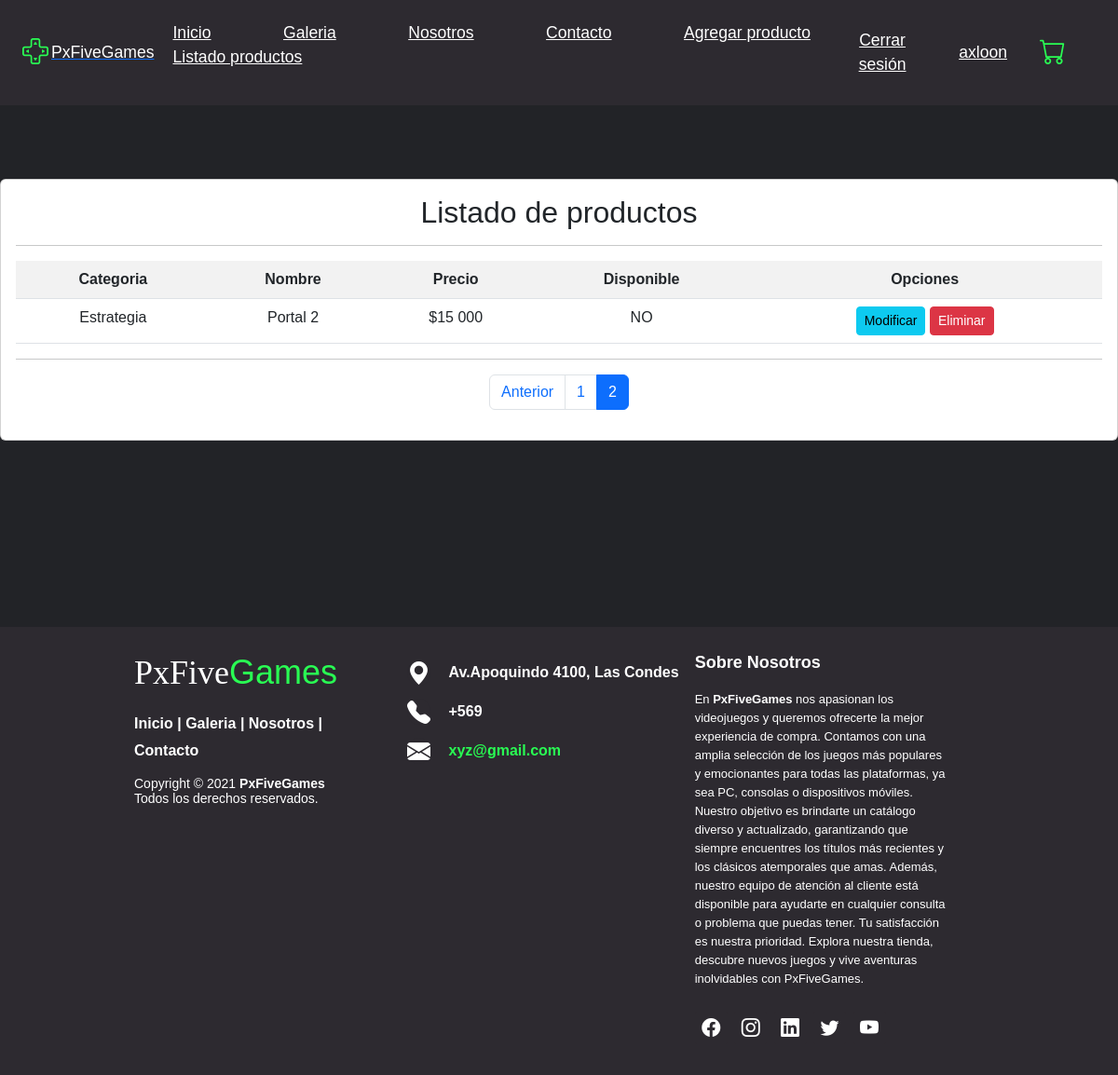
Page /listar-producto/?page=2 (signed in) on the committed database.
### pxfivegames/models.py (models this page shows, shortened)
class Producto(models.Model):
    nombre = models.CharField(max_length=50)
    descripcion = models.TextField()
    disponible = models.BooleanField()
    precio = models.IntegerField()
    categoria = models.ForeignKey(Categoria, on_delete=models.PROTECT)
    imagen = models.ImageField(upload_to="productos", null=True)

class Categoria(models.Model):
    nombre = models.CharField(max_length=50)
    def __str__(self):
        return self.nombre

### pxfivegames/views.py (the view)
# urls.py: path('listar-producto/', listar_productos, name="listar_productos"),
def listar_productos(request):
    productos = Producto.objects.all()
    page = request.GET.get('page', 1)
    try:
        paginator = Paginator(productos, 5)
        productos = paginator.page(page)
    except:
        raise Http404
    data = {
        'entity': productos,
        'paginator': paginator
    }
    return render(request, 'pxfivegames/producto/listar.html', data)

### pxfivegames/templates/pxfivegames/producto/listar.html (shortened to what this page needs)
{% extends 'pxfivegames/base.html' %}
{% block contenido %}
{% load humanize %}
<br>
<br>
<br>
<div class="card">
    <div class="card-body">
        <h2>Listado de productos</h2>
        <hr>
        <table class="table table-striped table-hover table-responsive-sm">
            <tr>
                <th>Categoria</th>
                <th>Nombre</th>
                <th>Precio</th>
                <th>Disponible</th>
                <th>Opciones</th>
            </tr>
            {% for p in entity %}
            <tr>
                <td>{{ p.categoria | capfirst }}</td>
                <td>{{ p.nombre | title }}</td>
                <td>${{ p.precio | intcomma }}</td>
                <td>
                    {% if p.disponible %}
                    SI
                    {% else %}
                    NO
                    {% endif %}
                </td>
                <td>
                    <a href="{% url 'modificar_producto' p.id %}" class="btn btn-info btn-sm">Modificar</a>
                    <a href="#" onclick="eliminarProducto({{ p.id }})" class="btn btn-danger btn-sm">Eliminar</a>
                </td>
            </tr>
            {% endfor %}
        </table>
        <hr>
        <div>
            {% include 'pxfivegames/paginator.html' %}
        </div>
    </div>
</div>
{% endblock %}

### pxfivegames/templates/pxfivegames/base.html (shortened to what this page needs)
<!DOCTYPE html>
<html lang="en">
<head>
  {% load static %}
  <link href="https://cdn.jsdelivr.net/npm/bootstrap@5.3.0/dist/css/bootstrap.min.css" rel="stylesheet">
  <link rel="stylesheet" type="text/css" href="{% static 'pxfivegames/css/style.css' %}">
  <link rel="stylesheet" href="https://cdn.jsdelivr.net/npm/bootstrap-icons@1.10.5/font/bootstrap-icons.css">
</head>
<body>
  <header>
    <a href="#" class="logo"><i class="bi bi-dpad"></i><span>PxFiveGames</span></a>
    <ul class="navbar">
      <li><a href="{% url 'home' %}">Inicio</a></li>
      <li><a href="{% url 'galeria' %}">Galeria</a></li>
      <li><a href="{% url 'nosotros' %}">Nosotros</a></li>
      <li><a href="{% url 'contacto' %}">Contacto</a></li>
      <li><a href="{% url 'agregar_producto' %}">Agregar producto</a></li>
      <li><a href="{% url 'listar_productos' %}">Listado productos</a></li>
    </ul>
    <div class="main">
      {% if user.is_authenticated %}
      <a href="{% url 'logout' %}" class="user">Cerrar sesión</a>
      <a href="#">{{ user.username }}</a>
      {% else %}
      <a href="{% url 'login' %}" class="user">Iniciar sesión</a>
      <a href="{% url 'registro' %}" class="user">Registrate</a>
      {% endif %}
      <a href="#" class="icon"><i class="bi bi-cart"></i></a>
    </div>
  </header>
  <br><br><br><br><br>
  {% block contenido %}
  {% endblock %}
  <br><br><br><br><br>
  <footer class="footer-distributed">
    <div class="footer-left">
      <h3>PxFive<span>Games</span></h3>
      <p class="footer-links">
        <a href="index.html">Inicio</a>
        |
        <a href="/Gallery/gallery.html">Galeria</a>
        |
        <a href="/AboutUs/aboutUs.html">Nosotros</a>
        |
        <a href="/Contact/contact.html">Contacto</a>
      </p>
      <p class="footer-company-name">Copyright © 2021 <strong>PxFiveGames</strong> <br> Todos los derechos reservados.</p>
    </div>
    <div class="footer-center">
      <div>
        <i class="bi bi-geo-alt-fill"></i>
        <p>Av.Apoquindo 4100, Las Condes</p>
      </div>
      <div>
        <i class="bi bi-telephone-fill"></i>
        <p>+569</p>
      </div>
      <div>
        <i class="bi bi-envelope-fill"></i>
        <p><a href="mailto:sagar00001.co@gmail.com">xyz@gmail.com</a></p>
      </div>
    </div>
    <div class="footer-right">
      <p class="footer-company-about">
        <span>Sobre Nosotros</span>
        En <strong>PxFiveGames</strong> nos apasionan los videojuegos y queremos ofrecerte la mejor experiencia de compra.
        Contamos con una amplia selección de los juegos más populares y emocionantes para todas las plataformas, ya sea PC, consolas o dispositivos móviles.
        Nuestro objetivo es brindarte un catálogo diverso y actualizado, garantizando que siempre encuentres los títulos más recientes y los clásicos atemporales que amas.
        Además, nuestro equipo de atención al cliente está disponible para ayudarte en cualquier consulta o problema que puedas tener. Tu satisfacción es nuestra prioridad.
        Explora nuestra tienda, descubre nuevos juegos y vive aventuras inolvidables con PxFiveGames.
      </p>
      <div class="footer-icons">
        <a href="https://es-la.facebook.com/"><i class="bi bi-facebook"></i></a>
        <a href="https://www.instagram.com/"><i class="bi bi-instagram"></i></a>
        <a href="https://www.linkedin.com/"><i class="bi bi-linkedin"></i></a>
        <a href="https://twitter.com/"><i class="bi bi-twitter"></i></a>
        <a href="https://www.youtube.com/"><i class="bi bi-youtube"></i></a>
      </div>
    </div>
  </footer>
</body>
</html>

### pxfivegames/static/pxfivegames/css/style.css (style rules this page uses)
* { padding: 0; margin: 0; box-sizing: border-box; font-family: "Poppins", sans-serif; text-decoration: none; list-style: none; }
:root { --bg-color: #222327; --contrast-color: #2d2a30; --text-color: #fff; --main-color: #29fd53; }
body { min-height: 100vh; background: var(--bg-color); color: var(--text-color); text-align: center; }
header { position: fixed; width: 100%; top: 0; right: 0; z-index: 1000; display: flex; align-items: center; justify-content: space-between; background: transparent; padding: 28px 12%; background: var(--contrast-color); transition: all 0.5s ease; }
.logo { display: flex; align-items: center; }
.logo i { color: var(--main-color); font-size: 28px; margin-right: 3px; }
.logo span { color: var(--text-color); font-size: 1.1rem; font-weight: 500; }
.navbar { display: flex; }
.navbar a { color: var(--text-color); font-size: 1.1rem; font-weight: 500; padding: 5px 0; margin: 0px 30px; transition: all 0.5s ease; }
.main { display: flex; align-items: center; }
.main a { margin-right: 25px; margin-left: 10px; color: var(--text-color); font-size: 1.1rem; font-weight: 500; transition: all 0.5s ease; }
.user { display: flex; align-items: center; }
.icon i { color: var(--main-color); font-size: 28px; margin-right: 7px; }
@media (max-width: 1280px) { header { padding: 14px 2%; transition: 0.2s; } }
@media (max-width: 1280px) { .navbar a { padding: 5px 0; margin: 0px 20px; } }
footer { position: relative; bottom: 0; }
.footer-distributed { background-color: var(--contrast-color); box-sizing: border-box; width: 100%; text-align: left; font: bold 16px sans-serif; padding: 28px 12%; margin-top: 80px; }
.footer-distributed .footer-left, .footer-distributed .footer-center, .footer-distributed .footer-right { display: inline-block; vertical-align: top; }
.footer-distributed .footer-left { width: 30%; }
.footer-distributed h3 { color: var(--text-color); font: normal 36px "Cookie", cursive; margin: 0; }
.footer-distributed h3 span { color: var(--main-color); }
.footer-distributed .footer-links { color: var(--text-color); margin: 20px 0 12px; }
.footer-distributed .footer-links a { display: inline-block; line-height: 1.8; text-decoration: none; color: inherit; }
.footer-distributed .footer-company-name { color: var(--text-color); font-size: 14px; font-weight: normal; margin: 0; }
.footer-distributed .footer-center { width: 35%; }
.footer-distributed .footer-center i { background-color: var(--contrast-color); color: var(--text-color); font-size: 25px; width: 38px; height: 38px; border-radius: 50%; text-align: center; line-height: 42px; margin: 10px 15px; vertical-align: middle; }
.footer-distributed .footer-center p { display: inline-block; color: var(--text-color); vertical-align: middle; margin: 0; }
.footer-distributed .footer-center p a { color: var(--main-color); text-decoration: none; }
.footer-distributed .footer-right { width: 30%; }
.footer-distributed .footer-company-about { line-height: 20px; color: var(--text-color); font-size: 13px; font-weight: normal; margin: 0; }
.footer-distributed .footer-company-about span { display: block; color: var(--text-color); font-size: 18px; font-weight: bold; margin-bottom: 20px; }
.footer-distributed .footer-icons { margin-top: 25px; }
.footer-distributed .footer-icons a { display: inline-block; width: 35px; height: 35px; cursor: pointer; background-color: var(--contrast-color); border-radius: 2px; font-size: 20px; color: var(--text-color); text-align: center; line-height: 35px; margin-right: 3px; margin-bottom: 5px; }

### rows in the picture
Producto: categoria "Estrategia", nombre "Portal 2", precio "15 000", disponible "NO"

### other values in the picture
{{ user.username }} "axloon"
{{ page }} "1" "2"
